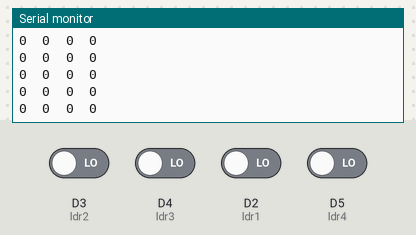
The sketch below on a simulated ESP8266 (NodeMCU). Shown: the last lines printed to the serial monitor. The test bench sets the inputs (shaded band); at power-on: D2 (ldr1), D3 (ldr2), D4 (ldr3), D5 (ldr4) LOW.

Above: at 1.2 s.
1.3 s: D3 (ldr2) driven HIGH
At 2.4 s:
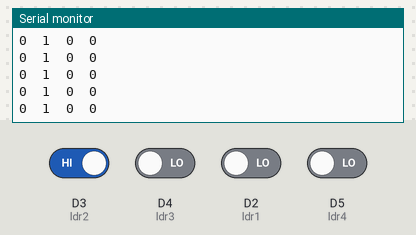
4.3 s: D4 (ldr3) driven HIGH
At 4.9 s:
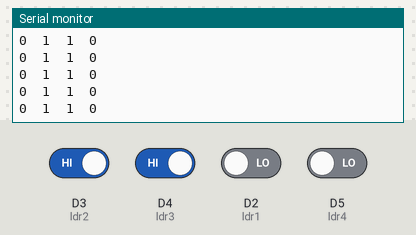
7.3 s: D2 (ldr1) driven HIGH
At 7.8 s:
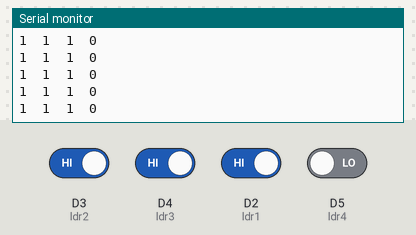
10.3 s: D5 (ldr4) driven HIGH
At 11.1 s:
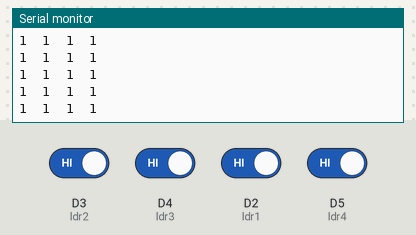
11.8 s: D3 (ldr2) driven LOW
At 12.7 s:
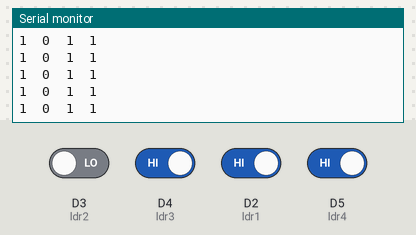
13.3 s: D4 (ldr3) driven LOW
At 13.8 s:
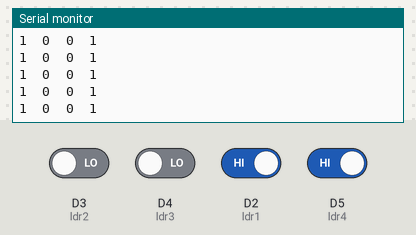

The sketch:

Serial_Read_LDR.ino
```cpp
int ldr1 = D2, ldr2 = D3, ldr3 = D4, ldr4 = D5; //pins to be connnected to the LDR modules from NodeMCU
int LDR1_value, LDR2_value, LDR3_value, LDR4_value; // Variables to store the data
void setup() {

  Serial.begin(9600);

}

void loop() {
  //Read the LDR values
  LDR1_value = digitalRead(ldr1);
  LDR2_value = digitalRead(ldr2);
  LDR3_value = digitalRead(ldr3);
  LDR4_value = digitalRead(ldr4);

  //Serial print the LDR values
  Serial.print(LDR1_value);
  Serial.print('\t');
  Serial.print(LDR2_value);
  Serial.print('\t');
  Serial.print(LDR3_value);
  Serial.print('\t');
  Serial.println(LDR4_value);
}
```

Measured:
- after the input at 1.3 s, the serial monitor: prints a new line at once (image 1)
- after the input at 4.3 s, the serial monitor: prints a new line at once (image 2)
- after the input at 7.3 s, the serial monitor: prints a new line at once (image 3)
- after the input at 10.3 s, the serial monitor: prints a new line at once (image 4)
- after the input at 11.8 s, the serial monitor: prints a new line at once (image 5)
- after the input at 13.3 s, the serial monitor: prints a new line at once (image 6)
